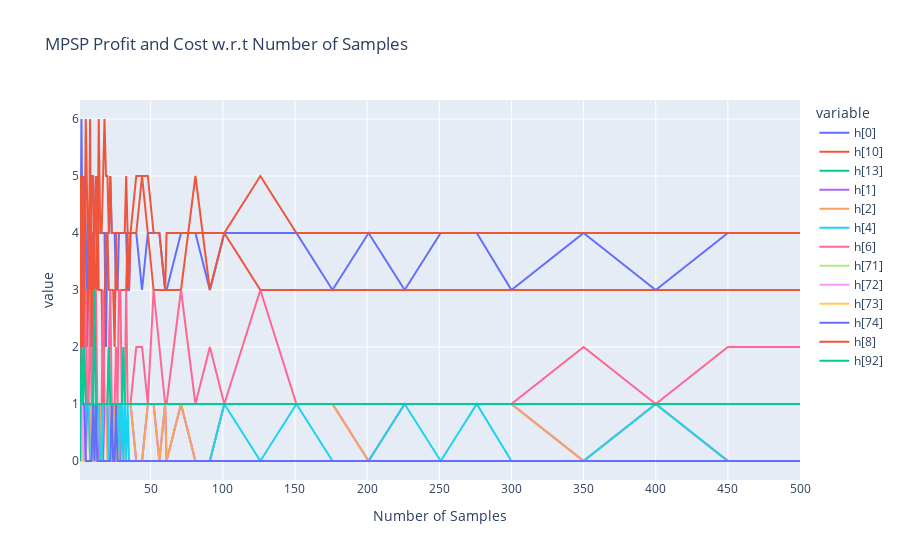

Notebook source saved alongside this figure:
### Code cell
import plotly.express as px

fig = px.line(
    conv_500_test_df, 
    x=conv_500_test_df.index, 
    y=power_exp_deci_id,
#     labels={
#         "Expected Profit": "Objective Value",
#                  },
    title="MPSP Profit and Cost w.r.t Number of Samples"
)

fig.update_traces(line=dict(
#     color="Black", 
    width=2
))

fig.show()
fig.write_image("Profit_cost_num_samples.svg")

### Figure 1 — Plotly figure (JSON) as saved in the notebook; plotly's stock layout.template omitted (floating-point values rounded to 4 significant figures)
{"data": [{"hovertemplate": "variable=h[0]<br>Number of Samples=%{x}<br>value=%{y}<extra></extra>", "legendgroup": "h[0]", "line": {"color": "#636efa", "dash": "solid", "width": 2}, "marker": {"symbol": "circle"}, "mode": "lines", "name": "h[0]", "orientation": "v", "showlegend": true, "type": "scatter", "x": [1, 2, 3, 4, 5, 6, 7, 8, 9, 10, 11, 12, 13, 14, 15, 16, 17, 18, 19, 20, 21, 22, 23, 24, 25, 26, 27, 28, 29, 30, 31, 32, 33, 34, 35, 36, 40, 44, 48, 52, 56, 60, 61, 71, 81, 91, 101, 126, 151, 176, 201, 226, 251, 276, 300, 350, 400, 450, 500], "xaxis": "x", "y": [2, 6, 3, 5, 4.0, 2, 4, 3, 4, 2, 4, 5, 4, 4, 4, 4, 4, 4, 2, 4, 4, 5, 4, 4, 4, 3, 3, 4, 4, 4, 4, 4, 4, 3, 3, 4, 4, 3, 4, 4, 4, 3, 3, 4, 4, 3, 4, 4, 4, 3, 4, 3, 4, 4, 3, 4, 3, 4, 4], "yaxis": "y"}, {"hovertemplate": "variable=h[10]<br>Number of Samples=%{x}<br>value=%{y}<extra></extra>", "legendgroup": "h[10]", "line": {"color": "#EF553B", "dash": "solid", "width": 2}, "marker": {"symbol": "circle"}, "mode": "lines", "name": "h[10]", "orientation": "v", "showlegend": true, "type": "scatter", "x": [1, 2, 3, 4, 5, 6, 7, 8, 9, 10, 11, 12, 13, 14, 15, 16, 17, 18, 19, 20, 21, 22, 23, 24, 25, 26, 27, 28, 29, 30, 31, 32, 33, 34, 35, 36, 40, 44, 48, 52, 56, 60, 61, 71, 81, 91, 101, 126, 151, 176, 201, 226, 251, 276, 300, 350, 400, 450, 500], "xaxis": "x", "y": [5, 2, 5, 2, 2, 3, 3, 2, 5, 5, 3, 3, 5, 3, 3, 3, 1, 3, 4, 4, 3, 3, 3, 3, 2, 4, 3, 3, 3, 3, 3, 3, 3, 4, 3, 4, 4, 5, 4, 3, 3, 3, 3, 3, 5, 3, 4, 3, 3, 3, 3, 3, 3, 3, 3, 3, 3, 3, 3], "yaxis": "y"}, {"hovertemplate": "variable=h[13]<br>Number of Samples=%{x}<br>value=%{y}<extra></extra>", "legendgroup": "h[13]", "line": {"color": "#00cc96", "dash": "solid", "width": 2}, "marker": {"symbol": "circle"}, "mode": "lines", "name": "h[13]", "orientation": "v", "showlegend": true, "type": "scatter", "x": [1, 2, 3, 4, 5, 6, 7, 8, 9, 10, 11, 12, 13, 14, 15, 16, 17, 18, 19, 20, 21, 22, 23, 24, 25, 26, 27, 28, 29, 30, 31, 32, 33, 34, 35, 36, 40, 44, 48, 52, 56, 60, 61, 71, 81, 91, 101, 126, 151, 176, 201, 226, 251, 276, 300, 350, 400, 450, 500], "xaxis": "x", "y": [0, 0, 0, 0, 1, 1, 1, 1, 1, 0, 1, 0, 1, 1, 1, 1, 1, 1, 1, 1, 1, 1, 0, 1, 1, 0, 1, 1, 1, 1, 1.0, 1, 1, 1, 1, 1, 1, 1, 1, 1, 1, 1, 1, 1, 1, 1, 1, 1, 1, 1, 1, 1, 1, 1, 1, 1, 1, 1, 1], "yaxis": "y"}, {"hovertemplate": "variable=h[1]<br>Number of Samples=%{x}<br>value=%{y}<extra></extra>", "legendgroup": "h[1]", "line": {"color": "#ab63fa", "dash": "solid", "width": 2}, "marker": {"symbol": "circle"}, "mode": "lines", "name": "h[1]", "orientation": "v", "showlegend": true, "type": "scatter", "x": [1, 2, 3, 4, 5, 6, 7, 8, 9, 10, 11, 12, 13, 14, 15, 16, 17, 18, 19, 20, 21, 22, 23, 24, 25, 26, 27, 28, 29, 30, 31, 32, 33, 34, 35, 36, 40, 44, 48, 52, 56, 60, 61, 71, 81, 91, 101, 126, 151, 176, 201, 226, 251, 276, 300, 350, 400, 450, 500], "xaxis": "x", "y": [2, 1, 0, 1, 0, 1, 1, 1, 1, 0, 0, 0, 0, 0, 1, 1, 0, 1, 1, 1, 0, 1, 0, 0, 1, 0, 1, 1, 0, 1, 0, 1, 1, 1, 1, 1, 0, 0, 1, 1, 0, 1, 0, 1, 0, 0, 1, 1, 1, 1, 0, 1, 1, 1, 1, 0, 1, 0, 0], "yaxis": "y"}, {"hovertemplate": "variable=h[2]<br>Number of Samples=%{x}<br>value=%{y}<extra></extra>", "legendgroup": "h[2]", "line": {"color": "#FFA15A", "dash": "solid", "width": 2}, "marker": {"symbol": "circle"}, "mode": "lines", "name": "h[2]", "orientation": "v", "showlegend": true, "type": "scatter", "x": [1, 2, 3, 4, 5, 6, 7, 8, 9, 10, 11, 12, 13, 14, 15, 16, 17, 18, 19, 20, 21, 22, 23, 24, 25, 26, 27, 28, 29, 30, 31, 32, 33, 34, 35, 36, 40, 44, 48, 52, 56, 60, 61, 71, 81, 91, 101, 126, 151, 176, 201, 226, 251, 276, 300, 350, 400, 450, 500], "xaxis": "x", "y": [0, 1, 1, 1, 1, 1, 1.0, 0, 1, 0, 1, 1, 1, 1, 1, 0, 1, 1, 1, 0, 0, 1, 0, 0, 1, 0, 1, 0, 1, 1, 0, 1, 1, 1, 1, 1, 0, 0, 1, 1, 0, 1, 0, 1, 0, 0, 1, 1, 1, 1, 0, 1, 1, 1, 1, 0, 1, 0, 0], "yaxis": "y"}, {"hovertemplate": "variable=h[4]<br>Number of Samples=%{x}<br>value=%{y}<extra></extra>", "legendgroup": "h[4]", "line": {"color": "#19d3f3", "dash": "solid", "width": 2}, "marker": {"symbol": "circle"}, "mode": "lines", "name": "h[4]", "orientation": "v", "showlegend": true, "type": "scatter", "x": [1, 2, 3, 4, 5, 6, 7, 8, 9, 10, 11, 12, 13, 14, 15, 16, 17, 18, 19, 20, 21, 22, 23, 24, 25, 26, 27, 28, 29, 30, 31, 32, 33, 34, 35, 36, 40, 44, 48, 52, 56, 60, 61, 71, 81, 91, 101, 126, 151, 176, 201, 226, 251, 276, 300, 350, 400, 450, 500], "xaxis": "x", "y": [0, 0, 0, 0, 1, 1, 1.0, 0, 0, 0, 1, 1.0, 1, 1, 0, 0, 1, 1, 1.0, 1, 0, 0, 0, 0, 0, 0, 1, 0, 1, 1, 0, 1, 0, 1, 0, 0, 0, 0, 0, 0, 0, 0, 0, 0, 0, 0, 1, 0, 1, 0, 0, 1, 0, 1, 0, 0, 1, 0, 0], "yaxis": "y"}, {"hovertemplate": "variable=h[6]<br>Number of Samples=%{x}<br>value=%{y}<extra></extra>", "legendgroup": "h[6]", "line": {"color": "#FF6692", "dash": "solid", "width": 2}, "marker": {"symbol": "circle"}, "mode": "lines", "name": "h[6]", "orientation": "v", "showlegend": true, "type": "scatter", "x": [1, 2, 3, 4, 5, 6, 7, 8, 9, 10, 11, 12, 13, 14, 15, 16, 17, 18, 19, 20, 21, 22, 23, 24, 25, 26, 27, 28, 29, 30, 31, 32, 33, 34, 35, 36, 40, 44, 48, 52, 56, 60, 61, 71, 81, 91, 101, 126, 151, 176, 201, 226, 251, 276, 300, 350, 400, 450, 500], "xaxis": "x", "y": [0, 0, 1, 3, 3, 1, 1.0, 3, 1, 2, 3, 3, 1, 1, 1, 1, 3, 1.0, 1, 1, 2.0, 3, 1, 1, 1, 2, 1, 3, 3, 1, 1, 1, 3, 1, 1, 1, 2, 2, 1, 3, 2, 1, 1, 3, 1, 2, 1, 3, 1, 1, 1, 1, 1, 1, 1, 2, 1, 2, 2], "yaxis": "y"}, {"hovertemplate": "variable=h[71]<br>Number of Samples=%{x}<br>value=%{y}<extra></extra>", "legendgroup": "h[71]", "line": {"color": "#B6E880", "dash": "solid", "width": 2}, "marker": {"symbol": "circle"}, "mode": "lines", "name": "h[71]", "orientation": "v", "showlegend": true, "type": "scatter", "x": [1, 2, 3, 4, 5, 6, 7, 8, 9, 10, 11, 12, 13, 14, 15, 16, 17, 18, 19, 20, 21, 22, 23, 24, 25, 26, 27, 28, 29, 30, 31, 32, 33, 34, 35, 36, 40, 44, 48, 52, 56, 60, 61, 71, 81, 91, 101, 126, 151, 176, 201, 226, 251, 276, 300, 350, 400, 450, 500], "xaxis": "x", "y": [0, 2, 0, 1, 0, 0, 0, 0, 0, 1, 0, 0, 0, 0, 0, 0, 0, 0, 0, 0, 0, 0, 1, 0, 0, 1, 0, 0, 0, 0, 0, 0, 0, 0, 0, 0, 0, 0, 0, 0, 0, 0, 0, 0, 0, 0, 0, 0, 0, 0, 0, 0, 0, 0, 0, 0, 0, 0, 0], "yaxis": "y"}, {"hovertemplate": "variable=h[72]<br>Number of Samples=%{x}<br>value=%{y}<extra></extra>", "legendgroup": "h[72]", "line": {"color": "#FF97FF", "dash": "solid", "width": 2}, "marker": {"symbol": "circle"}, "mode": "lines", "name": "h[72]", "orientation": "v", "showlegend": true, "type": "scatter", "x": [1, 2, 3, 4, 5, 6, 7, 8, 9, 10, 11, 12, 13, 14, 15, 16, 17, 18, 19, 20, 21, 22, 23, 24, 25, 26, 27, 28, 29, 30, 31, 32, 33, 34, 35, 36, 40, 44, 48, 52, 56, 60, 61, 71, 81, 91, 101, 126, 151, 176, 201, 226, 251, 276, 300, 350, 400, 450, 500], "xaxis": "x", "y": [0, 0, 1, 0, 0, 0, 0, 0, 0, 1, 0, 0, 0, 0, 0, 0, 0, 0, 0, 0, 0, 0, 1, 0, 0, 0, 0, 0, 0, 0, 0, 0, 0, 0, 0, 0, 0, 0, 0, 0, 0, 0, 0, 0, 0, 0, 0, 0, 0, 0, 0, 0, 0, 0, 0, 0, 0, 0, 0], "yaxis": "y"}, {"hovertemplate": "variable=h[73]<br>Number of Samples=%{x}<br>value=%{y}<extra></extra>", "legendgroup": "h[73]", "line": {"color": "#FECB52", "dash": "solid", "width": 2}, "marker": {"symbol": "circle"}, "mode": "lines", "name": "h[73]", "orientation": "v", "showlegend": true, "type": "scatter", "x": [1, 2, 3, 4, 5, 6, 7, 8, 9, 10, 11, 12, 13, 14, 15, 16, 17, 18, 19, 20, 21, 22, 23, 24, 25, 26, 27, 28, 29, 30, 31, 32, 33, 34, 35, 36, 40, 44, 48, 52, 56, 60, 61, 71, 81, 91, 101, 126, 151, 176, 201, 226, 251, 276, 300, 350, 400, 450, 500], "xaxis": "x", "y": [0, 0, 0, 0, 0, 0, 0, 0, 0, 0, 0, 1, 0, 0, 0, 0, 0, 0, 0, 0, 0, 0, 0, 0, 0, 1, 0, 0, 0, 0, 0, 0, 0, 0, 0, 0, 0, 0, 0, 0, 0, 0, 0, 0, 0, 0, 0, 0, 0, 0, 0, 0, 0, 0, 0, 0, 0, 0, 0], "yaxis": "y"}, {"hovertemplate": "variable=h[74]<br>Number of Samples=%{x}<br>value=%{y}<extra></extra>", "legendgroup": "h[74]", "line": {"color": "#636efa", "dash": "solid", "width": 2}, "marker": {"symbol": "circle"}, "mode": "lines", "name": "h[74]", "orientation": "v", "showlegend": true, "type": "scatter", "x": [1, 2, 3, 4, 5, 6, 7, 8, 9, 10, 11, 12, 13, 14, 15, 16, 17, 18, 19, 20, 21, 22, 23, 24, 25, 26, 27, 28, 29, 30, 31, 32, 33, 34, 35, 36, 40, 44, 48, 52, 56, 60, 61, 71, 81, 91, 101, 126, 151, 176, 201, 226, 251, 276, 300, 350, 400, 450, 500], "xaxis": "x", "y": [2, 2, 1, 1, 0, 0, 0, 0, 0, 1, 0, 1, 0, 0, 0, 0, 0, 0, 0, 0, 0, 0, 1, 0, 0, 1, 0, 0, 0, 0, 0, 0, 0, 0, 0, 0, 0, 0, 0, 0, 0, 0, 0, 0, 0, 0, 0, 0, 0, 0, 0, 0, 0, 0, 0, 0, 0, 0, 0], "yaxis": "y"}, {"hovertemplate": "variable=h[8]<br>Number of Samples=%{x}<br>value=%{y}<extra></extra>", "legendgroup": "h[8]", "line": {"color": "#EF553B", "dash": "solid", "width": 2}, "marker": {"symbol": "circle"}, "mode": "lines", "name": "h[8]", "orientation": "v", "showlegend": true, "type": "scatter", "x": [1, 2, 3, 4, 5, 6, 7, 8, 9, 10, 11, 12, 13, 14, 15, 16, 17, 18, 19, 20, 21, 22, 23, 24, 25, 26, 27, 28, 29, 30, 31, 32, 33, 34, 35, 36, 40, 44, 48, 52, 56, 60, 61, 71, 81, 91, 101, 126, 151, 176, 201, 226, 251, 276, 300, 350, 400, 450, 500], "xaxis": "x", "y": [1, 3, 2, 3, 6, 4, 3, 6.0, 2, 4, 4, 5, 3, 6, 4, 4, 5, 6, 5, 5, 4, 5, 4, 4, 4, 4, 4, 4, 4, 4, 4, 4, 5, 4, 4, 4, 5, 5, 5, 4, 4, 3, 4, 4, 4, 4, 4, 5, 4, 4, 4, 4, 4, 4, 4, 4, 4, 4, 4], "yaxis": "y"}, {"hovertemplate": "variable=h[92]<br>Number of Samples=%{x}<br>value=%{y}<extra></extra>", "legendgroup": "h[92]", "line": {"color": "#00cc96", "dash": "solid", "width": 2}, "marker": {"symbol": "circle"}, "mode": "lines", "name": "h[92]", "orientation": "v", "showlegend": true, "type": "scatter", "x": [1, 2, 3, 4, 5, 6, 7, 8, 9, 10, 11, 12, 13, 14, 15, 16, 17, 18, 19, 20, 21, 22, 23, 24, 25, 26, 27, 28, 29, 30, 31, 32, 33, 34, 35, 36, 40, 44, 48, 52, 56, 60, 61, 71, 81, 91, 101, 126, 151, 176, 201, 226, 251, 276, 300, 350, 400, 450, 500], "xaxis": "x", "y": [0, 2, 1, 2, 1.0, 1, 1.0, 1, 1, 1, 3, 1, 1, 1, 1, 1, 1, 1, 1, 1, 2, 1, 1, 1, 1, 1, 1, 1, 1, 1, 2, 1, 1, 1, 1, 1, 1, 1, 1, 1, 1, 1, 1, 1, 1, 1, 1, 1.0, 1, 1, 1, 1, 1, 1, 1, 1, 1, 1, 1], "yaxis": "y"}], "layout": {"legend": {"title": {"text": "variable"}, "tracegroupgap": 0}, "title": {"text": "MPSP Profit and Cost w.r.t Number of Samples"}, "xaxis": {"anchor": "y", "domain": [0, 1], "title": {"text": "Number of Samples"}}, "yaxis": {"anchor": "x", "domain": [0, 1], "title": {"text": "value"}}}}
